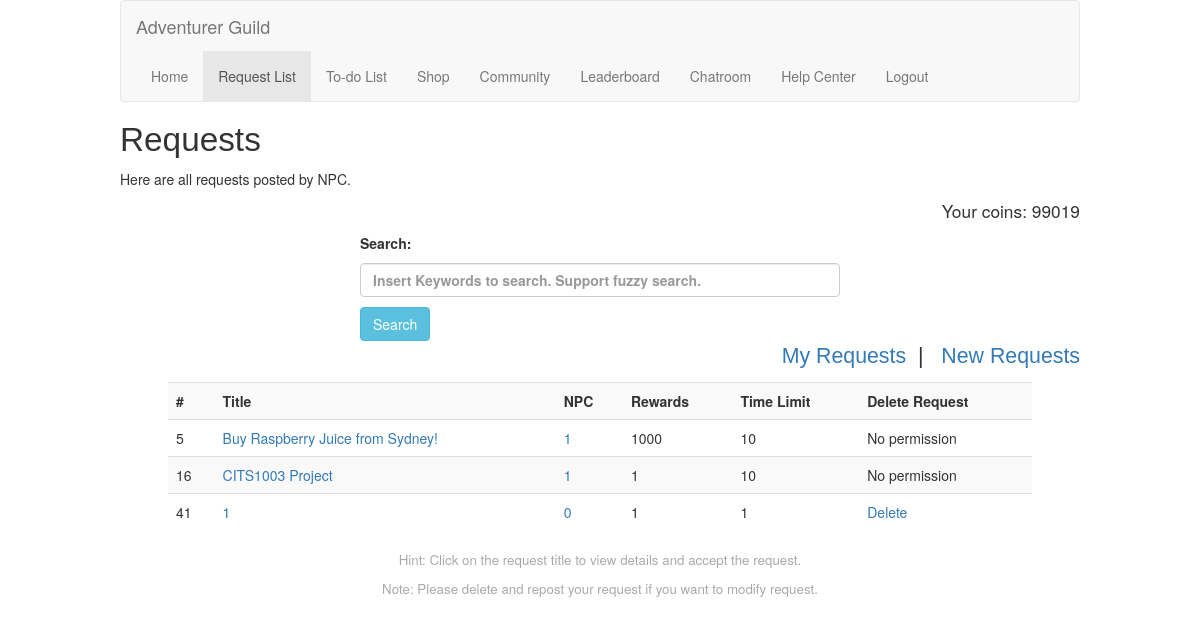
/requests (signed in), run on an earlier commit of the app's database.
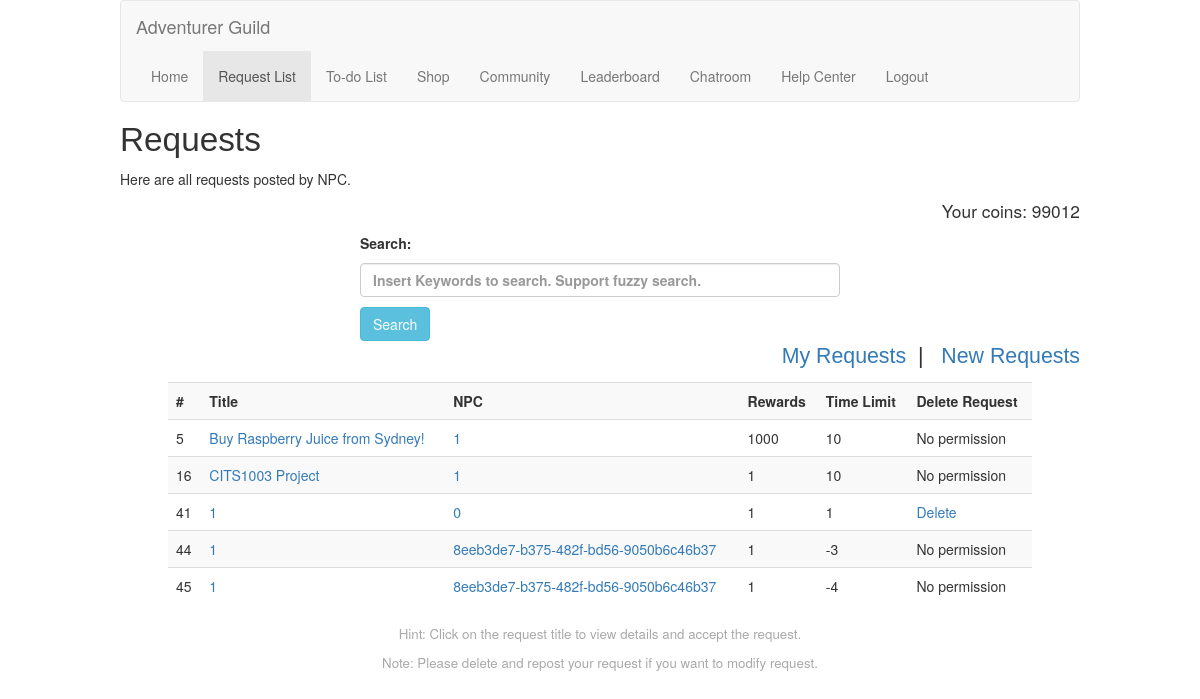
And on a later commit of the database.
### models/sqlmodels.py (models this page shows, shortened)
class UserInfo(db.Model):
    __tablename__ = 'users'
    userID = Column(String(120), primary_key=True)
    email = Column(String(120), nullable=False)
    password = Column(String(120), nullable=False)
    coins = Column(Integer, nullable=False, default=10)
    avatar = Column(Text, nullable=False, default="default")
    country = Column(Text, nullable=False)
    pincode = Column(Text, nullable=False, default="123")

class Requests(db.Model):
    __tablename__ = 'requests'
    requestID = Column(Integer, primary_key=True, autoincrement=True)
    title = Column(String(120), nullable=False)
    content = Column(Text, nullable=False)
    rewards = Column(String(120))
    timelimit = Column(String(120))
    userID = Column(String(120), ForeignKey('users.userID', name='fk_requests_userID'))
    status = Column(Text, nullable=False, default="Available")
    answer = Column(Text)

### routes.py (the view)
    @mainBluePrint.route("/requests")
    @login_required
    def requestPage():
        try:
            currentUserID = current_user.id
            coins = getCoins(currentUserID)
            result = Requests.query.all() # Fetch all requests from DB
            return render_template('requests.html', result=result, coins=coins, userid=currentUserID)
        except Exception as e:
            print(e) # Print detailed error on the console
            return render_template('requests.html', errmsg="Internal Error")

### apps/get.py (called while the page is built)
def getCoins(id):
        user = UserInfo.query.filter(UserInfo.userID == id).first()
        if user:
            return user.coins
        else:
            return -1

### routes.py (called while the page is built)
    @login_manager.user_loader
    def load_user(user_id):
        return User(user_id)

### templates/requests.html (shortened to what this page needs)
{% extends 'base.html' %}
{% block content %}
    <h1 id="pageBanner">Requests</h1>
    <p>Here are all requests posted by NPC.</p>
    <div id="showcoins">
        <p> Your coins: {{coins}}</p>
    </div>
    <div id="searchBar">
        <form method="POST" action="/doreqsearch">
            <p>Search: </p>
            <p><input type="text" class="form-control" id="keyword" name="keyword" placeholder="Insert Keywords to search. Support fuzzy search." required></p>
            <button type="submit" id="searchButton" class="btn btn-info" name="submitSearch">Search</button>
        </form>
    </div>
    <div id="new">
        <p><a href="/myrequest" title="My requests"> My Requests</a>&nbsp;&nbsp;|&nbsp;&nbsp;
            <a href="/newrequest" title="New Requests"> New Requests</a></p>
    </div>
    <table class="table table-striped listcontents">
        <tbody>
        <tr>
            <th scope="col">#</th>
            <th scope="col">Title</th>
            <th scope="col">NPC</th>
            <th scope="col">Rewards</th>
            <th scope="col">Time Limit</th>
            <th scope="col">Delete Request</th>
        </tr>
        {% for resultitem in result %}
            {% if resultitem.status == 'Available' %}
                <tr>
                    <td>{{ resultitem.requestID }}</td>
                    <td><a href="acceptrequest/{{resultitem.requestID}}" title="View Details">{{ resultitem.title }}</a></td>
                    <td><a href="profile/{{resultitem.userID}}" title="View Details">{{ resultitem.userID }}</a></td>
                    <td>{{ resultitem.rewards }}</td>
                    <td>{{ resultitem.timelimit }}</td>
                    {% if userid == resultitem.userID %}
                        <td><a href="/deleterequest/{{resultitem.userID}}/{{resultitem.requestID}}" title="Delete Request"> Delete</a></td>
                    {% else %}
                        <td>No permission</td>
                    {% endif %}
                </tr>
            {% endif %}
        {% endfor %}
        </tbody>
    </table>
    <div id="footnote">
        <p>Hint: Click on the request title to view details and accept the request.</p>
        <p>Note: Please delete and repost your request if you want to modify request.</p>
    </div>
{% endblock %}

What changed in the data, as far as the page shows it:
changed UserInfo: coins "99019" → "99012"
added Requests: requestID "44", title "1", userID "8eeb3de7-b375-482f-bd56-9050b6c46b37", rewards "1", timelimit "-3", shows "No permission"
added Requests: requestID "45", title "1", userID "8eeb3de7-b375-482f-bd56-9050b6c46b37", rewards "1", timelimit "-4", shows "No permission"
